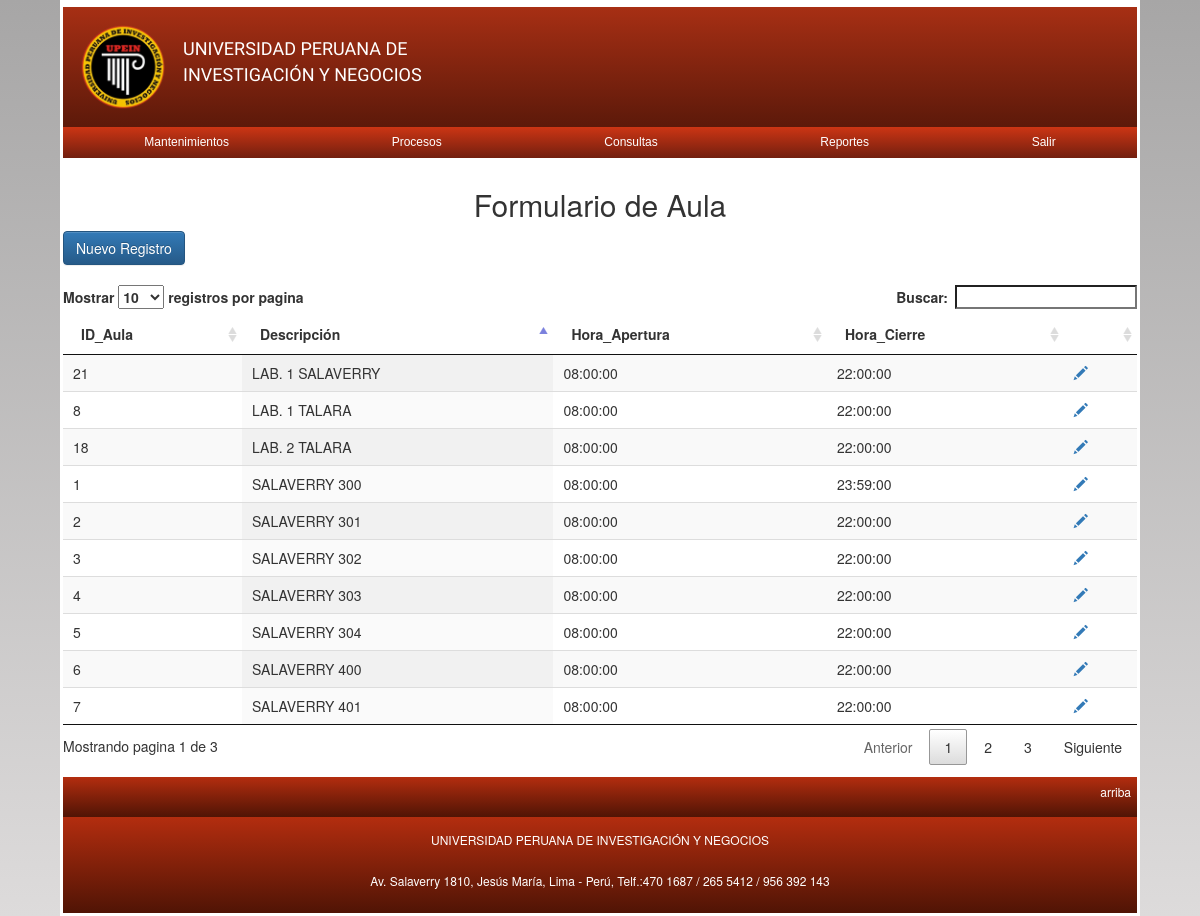
The app's page /mantenimiento/academico/m_a_aula.php (signed in) with its own data.
### tables this page shows
CREATE TABLE `tbl_aula` (
  `IDAula` int(5) NOT NULL,
  `Descripcion` varchar(35) DEFAULT NULL,
  `IDLocal` int(11) DEFAULT NULL,
  `Aforo` int(5) DEFAULT NULL,
  `Hora_Apertura` time DEFAULT NULL,
  `Hora_Cierre` time DEFAULT NULL,
  `IDTA` int(11) DEFAULT NULL,
  `Estado` char(2) DEFAULT NULL
);

### mantenimiento/academico/m_a_aula.php (the view, shortened to what this page needs)
<?php
	require '../../conexion.php';
	$sql = "SELECT * FROM tbl_aula ORDER BY IDAula";
	$resultado = $mysqli->query($sql);
?>
<!DOCTYPE html>
<html lang="es">
<head>
    <link href="../../css/bootstrap.min.css" rel="stylesheet">
	<link href="../../css/bootstrap-theme.css" rel="stylesheet">
	<link href="../../css/jquery.dataTables.min.css" rel="stylesheet">
	<link rel="stylesheet" href="../../css/estilos.css">
</head>
<body>
	<div class="contenedor">
		<?php include '../../nav.php'?>
		<div class="container">
				<div class="row">
					<h2 style="text-align:center">Formulario de Aula</h2>
				</div>
				<div class="row">
					<a href="m_a_a_nuevo.php" class="btn btn-primary">Nuevo Registro</a>
				</div>
				<br>
				<div class="row table-responsive">
				<table class="display" id="mitabla">
						<thead>
							<tr>
								<th>ID_Aula</th>
								<th>Descripción</th>
								<th>Hora_Apertura</th>
                                <th>Hora_Cierre</th>
								<th></th>
							</tr>
						</thead>
						<tbody>
							<?php while($row = $resultado->fetch_array(MYSQLI_ASSOC)) { ?>
								<tr>
									<td><?php echo $row['IDAula']; ?></td>
									<td><?php echo $row['Descripcion']; ?></td>
									<td><?php echo $row['Hora_Apertura']; ?></td>
                                    <td><?php echo $row['Hora_Cierre']; ?></td>
									<td><a href="m_a_a_modificar.php?IDAula=<?php echo $row['IDAula']; ?>"><span class="glyphicon glyphicon-pencil"></span></a></td>
								</tr>
							<?php } ?>
						</tbody>
					</table>
				</div>
			</div>
		<footer>
			<div class="arriba"><a href="#header">arriba</a></div>
			<div class="p_footer">
				<p>UNIVERSIDAD PERUANA DE INVESTIGACIÓN Y NEGOCIOS</p>
				<p>Av. Salaverry 1810, Jesús María, Lima - Perú, Telf.:470 1687 / 265 5412 / 956 392 143</p>
			</div>
		</footer>
	</div>
</body>
</html>

### css/estilos.css (style rules this page uses)
* { padding: 0px; margin: 0px; }
footer div { background: linear-gradient(rgb(179, 45, 15),rgb(80, 20, 5)); font-size: 1vw; color: white; }
.arriba { height: 5vh; display: flex; flex-direction: row-reverse; }
.arriba a { padding:.5vw; text-decoration: none; color:white; }
.p_footer { display: flex; height: 8vw; text-align: center; flex-direction: column; justify-content: space-evenly; }
.contenedor { padding: 0; width: 90vw; margin: auto; border: .3vw white solid; background: white; }
.container { background-color: white; width: 100%; margin-bottom:1vw; }
body { background: linear-gradient(#A7A6A6,#DDDBDB); }

### records on screen
tbl_aula: IDAula "1", Descripcion "SALAVERRY 300", Hora_Apertura "08:00:00", Hora_Cierre "23:59:00"
tbl_aula: IDAula "2", Descripcion "SALAVERRY 301", Hora_Apertura "08:00:00", Hora_Cierre "22:00:00"
tbl_aula: IDAula "3", Descripcion "SALAVERRY 302", Hora_Apertura "08:00:00", Hora_Cierre "22:00:00"
tbl_aula: IDAula "4", Descripcion "SALAVERRY 303", Hora_Apertura "08:00:00", Hora_Cierre "22:00:00"
tbl_aula: IDAula "5", Descripcion "SALAVERRY 304", Hora_Apertura "08:00:00", Hora_Cierre "22:00:00"
tbl_aula: IDAula "6", Descripcion "SALAVERRY 400", Hora_Apertura "08:00:00", Hora_Cierre "22:00:00"
tbl_aula: IDAula "7", Descripcion "SALAVERRY 401", Hora_Apertura "08:00:00", Hora_Cierre "22:00:00"
tbl_aula: IDAula "8", Descripcion "LAB. 1 TALARA", Hora_Apertura "08:00:00", Hora_Cierre "22:00:00"
tbl_aula: IDAula "18", Descripcion "LAB. 2 TALARA", Hora_Apertura "08:00:00", Hora_Cierre "22:00:00"
tbl_aula: IDAula "21", Descripcion "LAB. 1 SALAVERRY", Hora_Apertura "08:00:00", Hora_Cierre "22:00:00"
